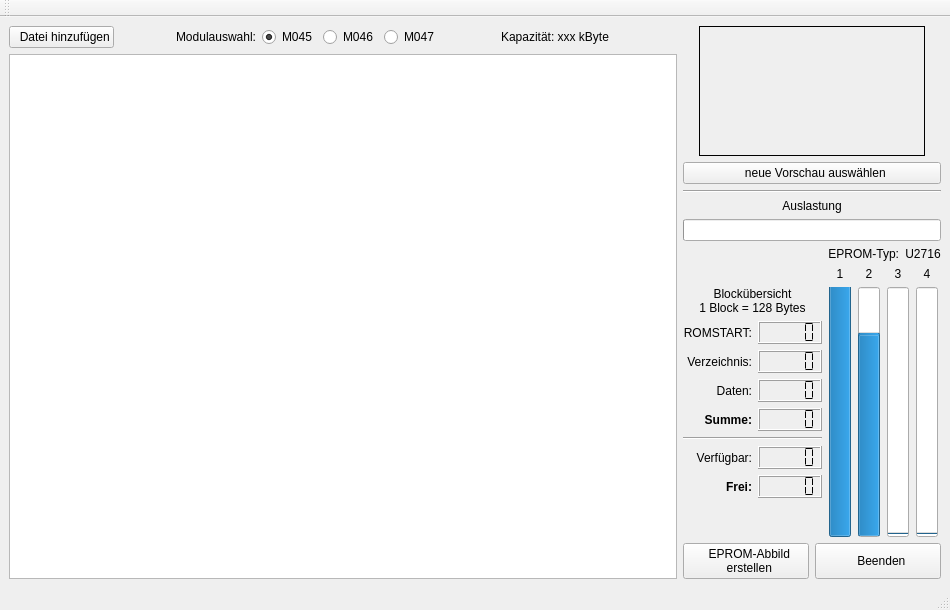
<?xml version="1.0" encoding="UTF-8"?>
<ui version="4.0">
 <class>MainWindow</class>
 <widget class="QMainWindow" name="MainWindow">
  <property name="geometry">
   <rect>
    <x>0</x>
    <y>0</y>
    <width>950</width>
    <height>610</height>
   </rect>
  </property>
  <property name="windowTitle">
   <string>EPROM-Generator für M037-Module</string>
  </property>
  <widget class="QWidget" name="centralwidget">
   <layout class="QHBoxLayout" name="horizontalLayout_5">
    <item>
     <layout class="QVBoxLayout" name="v_links">
      <item>
       <layout class="QHBoxLayout" name="horizontalLayout">
        <item>
         <widget class="QPushButton" name="pb_addfile">
          <property name="text">
           <string>  Datei hinzufügen</string>
          </property>
         </widget>
        </item>
        <item>
         <spacer name="horizontalSpacer">
          <property name="orientation">
           <enum>Qt::Horizontal</enum>
          </property>
          <property name="sizeHint" stdset="0">
           <size>
            <width>40</width>
            <height>20</height>
           </size>
          </property>
         </spacer>
        </item>
        <item>
         <widget class="QLabel" name="lbl_modul">
          <property name="text">
           <string>Modulauswahl:</string>
          </property>
         </widget>
        </item>
        <item>
         <widget class="QRadioButton" name="rb_M045">
          <property name="text">
           <string>M045</string>
          </property>
          <property name="checked">
           <bool>true</bool>
          </property>
         </widget>
        </item>
        <item>
         <widget class="QRadioButton" name="rb_M046">
          <property name="text">
           <string>M046</string>
          </property>
         </widget>
        </item>
        <item>
         <widget class="QRadioButton" name="rb_M047">
          <property name="text">
           <string>M047</string>
          </property>
         </widget>
        </item>
        <item>
         <spacer name="horizontalSpacer_2">
          <property name="orientation">
           <enum>Qt::Horizontal</enum>
          </property>
          <property name="sizeHint" stdset="0">
           <size>
            <width>40</width>
            <height>20</height>
           </size>
          </property>
         </spacer>
        </item>
        <item>
         <widget class="QLabel" name="lbl_capa">
          <property name="sizePolicy">
           <sizepolicy hsizetype="Fixed" vsizetype="Preferred">
            <horstretch>0</horstretch>
            <verstretch>0</verstretch>
           </sizepolicy>
          </property>
          <property name="minimumSize">
           <size>
            <width>120</width>
            <height>0</height>
           </size>
          </property>
          <property name="text">
           <string>Kapazität: xxx kByte</string>
          </property>
         </widget>
        </item>
        <item>
         <spacer name="horizontalSpacer_3">
          <property name="orientation">
           <enum>Qt::Horizontal</enum>
          </property>
          <property name="sizeHint" stdset="0">
           <size>
            <width>40</width>
            <height>20</height>
           </size>
          </property>
         </spacer>
        </item>
       </layout>
      </item>
      <item>
       <widget class="QTableView" name="tv_kcclist">
        <property name="sizePolicy">
         <sizepolicy hsizetype="Expanding" vsizetype="Expanding">
          <horstretch>0</horstretch>
          <verstretch>0</verstretch>
         </sizepolicy>
        </property>
       </widget>
      </item>
     </layout>
    </item>
    <item>
     <layout class="QVBoxLayout" name="v_rechts">
      <item>
       <layout class="QHBoxLayout" name="horizontalLayout_2">
        <item>
         <spacer name="horizontalSpacer_4">
          <property name="orientation">
           <enum>Qt::Horizontal</enum>
          </property>
          <property name="sizeType">
           <enum>QSizePolicy::Preferred</enum>
          </property>
          <property name="sizeHint" stdset="0">
           <size>
            <width>0</width>
            <height>20</height>
           </size>
          </property>
         </spacer>
        </item>
        <item>
         <widget class="QLabel" name="lbl_preview">
          <property name="sizePolicy">
           <sizepolicy hsizetype="Preferred" vsizetype="Preferred">
            <horstretch>0</horstretch>
            <verstretch>0</verstretch>
           </sizepolicy>
          </property>
          <property name="minimumSize">
           <size>
            <width>226</width>
            <height>130</height>
           </size>
          </property>
          <property name="maximumSize">
           <size>
            <width>226</width>
            <height>16777215</height>
           </size>
          </property>
          <property name="frameShape">
           <enum>QFrame::Box</enum>
          </property>
          <property name="frameShadow">
           <enum>QFrame::Plain</enum>
          </property>
          <property name="text">
           <string/>
          </property>
          <property name="alignment">
           <set>Qt::AlignCenter</set>
          </property>
         </widget>
        </item>
        <item>
         <spacer name="horizontalSpacer_5">
          <property name="orientation">
           <enum>Qt::Horizontal</enum>
          </property>
          <property name="sizeType">
           <enum>QSizePolicy::Preferred</enum>
          </property>
          <property name="sizeHint" stdset="0">
           <size>
            <width>0</width>
            <height>20</height>
           </size>
          </property>
         </spacer>
        </item>
       </layout>
      </item>
      <item>
       <widget class="QPushButton" name="pb_preview">
        <property name="text">
         <string>  neue Vorschau auswählen</string>
        </property>
       </widget>
      </item>
      <item>
       <widget class="Line" name="line">
        <property name="orientation">
         <enum>Qt::Horizontal</enum>
        </property>
       </widget>
      </item>
      <item>
       <widget class="QLabel" name="label_7">
        <property name="text">
         <string>Auslastung</string>
        </property>
        <property name="alignment">
         <set>Qt::AlignCenter</set>
        </property>
       </widget>
      </item>
      <item>
       <widget class="QProgressBar" name="pr_auslastung">
        <property name="sizePolicy">
         <sizepolicy hsizetype="Preferred" vsizetype="Fixed">
          <horstretch>0</horstretch>
          <verstretch>0</verstretch>
         </sizepolicy>
        </property>
       </widget>
      </item>
      <item>
       <layout class="QHBoxLayout" name="horizontalLayout_4">
        <item>
         <layout class="QVBoxLayout" name="verticalLayout_2">
          <item>
           <spacer name="verticalSpacer_2">
            <property name="orientation">
             <enum>Qt::Vertical</enum>
            </property>
            <property name="sizeHint" stdset="0">
             <size>
              <width>20</width>
              <height>0</height>
             </size>
            </property>
           </spacer>
          </item>
          <item>
           <widget class="QLabel" name="label_6">
            <property name="text">
             <string>Blockübersicht
1 Block = 128 Bytes</string>
            </property>
            <property name="alignment">
             <set>Qt::AlignCenter</set>
            </property>
           </widget>
          </item>
          <item>
           <layout class="QGridLayout" name="gridLayout_2">
            <item row="5" column="0">
             <widget class="QLabel" name="label_4">
              <property name="text">
               <string>Verfügbar:</string>
              </property>
              <property name="alignment">
               <set>Qt::AlignRight|Qt::AlignTrailing|Qt::AlignVCenter</set>
              </property>
             </widget>
            </item>
            <item row="3" column="1">
             <widget class="QLCDNumber" name="lc_sum">
              <property name="segmentStyle">
               <enum>QLCDNumber::Flat</enum>
              </property>
             </widget>
            </item>
            <item row="4" column="0" colspan="2">
             <widget class="Line" name="line_2">
              <property name="orientation">
               <enum>Qt::Horizontal</enum>
              </property>
             </widget>
            </item>
            <item row="1" column="0">
             <widget class="QLabel" name="label_2">
              <property name="text">
               <string>Verzeichnis:</string>
              </property>
              <property name="alignment">
               <set>Qt::AlignRight|Qt::AlignTrailing|Qt::AlignVCenter</set>
              </property>
             </widget>
            </item>
            <item row="3" column="0">
             <widget class="QLabel" name="label_8">
              <property name="font">
               <font>
                <weight>75</weight>
                <bold>true</bold>
               </font>
              </property>
              <property name="text">
               <string>Summe:</string>
              </property>
              <property name="alignment">
               <set>Qt::AlignRight|Qt::AlignTrailing|Qt::AlignVCenter</set>
              </property>
             </widget>
            </item>
            <item row="2" column="0">
             <widget class="QLabel" name="label_3">
              <property name="text">
               <string>Daten:</string>
              </property>
              <property name="alignment">
               <set>Qt::AlignRight|Qt::AlignTrailing|Qt::AlignVCenter</set>
              </property>
             </widget>
            </item>
            <item row="2" column="1">
             <widget class="QLCDNumber" name="lc_programs">
              <property name="segmentStyle">
               <enum>QLCDNumber::Flat</enum>
              </property>
             </widget>
            </item>
            <item row="6" column="1">
             <widget class="QLCDNumber" name="lc_free">
              <property name="segmentStyle">
               <enum>QLCDNumber::Flat</enum>
              </property>
             </widget>
            </item>
            <item row="0" column="0">
             <widget class="QLabel" name="label">
              <property name="text">
               <string>ROMSTART:</string>
              </property>
              <property name="alignment">
               <set>Qt::AlignRight|Qt::AlignTrailing|Qt::AlignVCenter</set>
              </property>
             </widget>
            </item>
            <item row="0" column="1">
             <widget class="QLCDNumber" name="lc_romstart">
              <property name="segmentStyle">
               <enum>QLCDNumber::Flat</enum>
              </property>
             </widget>
            </item>
            <item row="1" column="1">
             <widget class="QLCDNumber" name="lc_directory">
              <property name="segmentStyle">
               <enum>QLCDNumber::Flat</enum>
              </property>
             </widget>
            </item>
            <item row="6" column="0">
             <widget class="QLabel" name="label_5">
              <property name="font">
               <font>
                <weight>75</weight>
                <bold>true</bold>
               </font>
              </property>
              <property name="text">
               <string>Frei:</string>
              </property>
              <property name="alignment">
               <set>Qt::AlignRight|Qt::AlignTrailing|Qt::AlignVCenter</set>
              </property>
             </widget>
            </item>
            <item row="5" column="1">
             <widget class="QLCDNumber" name="lc_blocks">
              <property name="segmentStyle">
               <enum>QLCDNumber::Flat</enum>
              </property>
             </widget>
            </item>
           </layout>
          </item>
          <item>
           <spacer name="verticalSpacer">
            <property name="orientation">
             <enum>Qt::Vertical</enum>
            </property>
            <property name="sizeHint" stdset="0">
             <size>
              <width>20</width>
              <height>0</height>
             </size>
            </property>
           </spacer>
          </item>
         </layout>
        </item>
        <item>
         <layout class="QVBoxLayout" name="verticalLayout_3">
          <item>
           <layout class="QHBoxLayout" name="horizontalLayout_3">
            <item>
             <widget class="QLabel" name="lbl_eprom">
              <property name="text">
               <string>EPROM-Typ:</string>
              </property>
              <property name="alignment">
               <set>Qt::AlignRight|Qt::AlignTrailing|Qt::AlignVCenter</set>
              </property>
             </widget>
            </item>
            <item>
             <widget class="QLabel" name="lbl_epromtyp">
              <property name="text">
               <string>U2716</string>
              </property>
              <property name="alignment">
               <set>Qt::AlignCenter</set>
              </property>
             </widget>
            </item>
           </layout>
          </item>
          <item>
           <layout class="QGridLayout" name="gridLayout">
            <item row="1" column="1">
             <widget class="QLabel" name="lbl_eprom_1">
              <property name="text">
               <string>1</string>
              </property>
              <property name="alignment">
               <set>Qt::AlignCenter</set>
              </property>
             </widget>
            </item>
            <item row="1" column="2">
             <widget class="QLabel" name="lbl_eprom_2">
              <property name="text">
               <string>2</string>
              </property>
              <property name="alignment">
               <set>Qt::AlignCenter</set>
              </property>
             </widget>
            </item>
            <item row="2" column="4">
             <widget class="QProgressBar" name="pr_eprom_4">
              <property name="value">
               <number>0</number>
              </property>
              <property name="textVisible">
               <bool>false</bool>
              </property>
              <property name="orientation">
               <enum>Qt::Vertical</enum>
              </property>
             </widget>
            </item>
            <item row="2" column="1">
             <widget class="QProgressBar" name="pr_eprom_1">
              <property name="autoFillBackground">
               <bool>false</bool>
              </property>
              <property name="value">
               <number>100</number>
              </property>
              <property name="textVisible">
               <bool>false</bool>
              </property>
              <property name="orientation">
               <enum>Qt::Vertical</enum>
              </property>
             </widget>
            </item>
            <item row="1" column="3">
             <widget class="QLabel" name="lbl_eprom_3">
              <property name="text">
               <string>3</string>
              </property>
              <property name="alignment">
               <set>Qt::AlignCenter</set>
              </property>
             </widget>
            </item>
            <item row="2" column="3">
             <widget class="QProgressBar" name="pr_eprom_3">
              <property name="value">
               <number>0</number>
              </property>
              <property name="textVisible">
               <bool>false</bool>
              </property>
              <property name="orientation">
               <enum>Qt::Vertical</enum>
              </property>
             </widget>
            </item>
            <item row="1" column="4">
             <widget class="QLabel" name="lbl_eprom_4">
              <property name="text">
               <string>4</string>
              </property>
              <property name="alignment">
               <set>Qt::AlignCenter</set>
              </property>
             </widget>
            </item>
            <item row="2" column="2">
             <widget class="QProgressBar" name="pr_eprom_2">
              <property name="autoFillBackground">
               <bool>false</bool>
              </property>
              <property name="value">
               <number>80</number>
              </property>
              <property name="textVisible">
               <bool>false</bool>
              </property>
              <property name="orientation">
               <enum>Qt::Vertical</enum>
              </property>
             </widget>
            </item>
           </layout>
          </item>
         </layout>
        </item>
       </layout>
      </item>
      <item>
       <layout class="QHBoxLayout" name="horizontalLayout_6">
        <item>
         <widget class="QPushButton" name="pb_eprom">
          <property name="sizePolicy">
           <sizepolicy hsizetype="Minimum" vsizetype="Preferred">
            <horstretch>0</horstretch>
            <verstretch>0</verstretch>
           </sizepolicy>
          </property>
          <property name="text">
           <string>  EPROM-Abbild
  erstellen</string>
          </property>
         </widget>
        </item>
        <item>
         <widget class="QPushButton" name="pb_quit">
          <property name="sizePolicy">
           <sizepolicy hsizetype="Minimum" vsizetype="Preferred">
            <horstretch>0</horstretch>
            <verstretch>0</verstretch>
           </sizepolicy>
          </property>
          <property name="text">
           <string>  Beenden</string>
          </property>
         </widget>
        </item>
       </layout>
      </item>
     </layout>
    </item>
   </layout>
  </widget>
  <widget class="QMenuBar" name="menubar">
   <property name="geometry">
    <rect>
     <x>0</x>
     <y>0</y>
     <width>950</width>
     <height>23</height>
    </rect>
   </property>
  </widget>
  <widget class="QStatusBar" name="statusbar"/>
  <widget class="QToolBar" name="toolBar">
   <property name="windowTitle">
    <string>toolBar</string>
   </property>
   <attribute name="toolBarArea">
    <enum>TopToolBarArea</enum>
   </attribute>
   <attribute name="toolBarBreak">
    <bool>false</bool>
   </attribute>
  </widget>
 </widget>
 <resources/>
 <connections/>
</ui>
